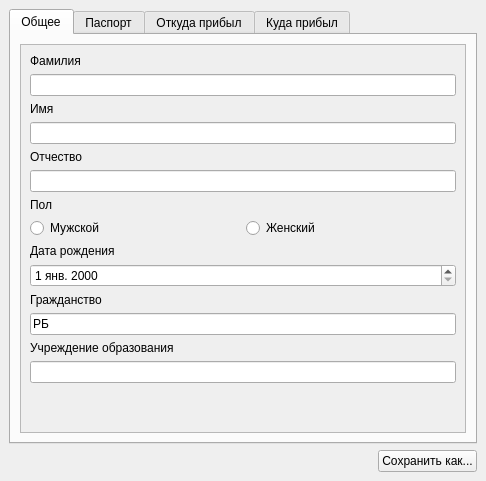
<?xml version="1.0" encoding="UTF-8"?>
<ui version="4.0">
 <class>MainWindow</class>
 <widget class="QMainWindow" name="MainWindow">
  <property name="geometry">
   <rect>
    <x>0</x>
    <y>0</y>
    <width>486</width>
    <height>481</height>
   </rect>
  </property>
  <property name="windowTitle">
   <string>MainWindow</string>
  </property>
  <property name="locale">
   <locale language="Russian" country="Belarus"/>
  </property>
  <widget class="QWidget" name="centralwidget">
   <layout class="QVBoxLayout" name="verticalLayout">
    <item>
     <widget class="QTabWidget" name="tabWidget">
      <property name="currentIndex">
       <number>0</number>
      </property>
      <property name="iconSize">
       <size>
        <width>16</width>
        <height>16</height>
       </size>
      </property>
      <widget class="QWidget" name="commonTab">
       <attribute name="icon">
        <iconset>
         <normaloff>icons/user.png</normaloff>icons/user.png</iconset>
       </attribute>
       <attribute name="title">
        <string>Общее</string>
       </attribute>
       <layout class="QVBoxLayout" name="verticalLayout_2">
        <item>
         <widget class="QScrollArea" name="scrollArea">
          <property name="widgetResizable">
           <bool>true</bool>
          </property>
          <widget class="QWidget" name="scrollAreaWidgetContents">
           <property name="geometry">
            <rect>
             <x>0</x>
             <y>0</y>
             <width>442</width>
             <height>382</height>
            </rect>
           </property>
           <layout class="QVBoxLayout" name="verticalLayout_5">
            <item>
             <widget class="QLabel" name="label">
              <property name="text">
               <string>Фамилия</string>
              </property>
             </widget>
            </item>
            <item>
             <widget class="QLineEdit" name="lastNameLineEdit"/>
            </item>
            <item>
             <widget class="QLabel" name="label_2">
              <property name="text">
               <string>Имя</string>
              </property>
             </widget>
            </item>
            <item>
             <widget class="QLineEdit" name="firstNameLineEdit"/>
            </item>
            <item>
             <widget class="QLabel" name="label_3">
              <property name="text">
               <string>Отчество</string>
              </property>
             </widget>
            </item>
            <item>
             <widget class="QLineEdit" name="patronymicLineEdit"/>
            </item>
            <item>
             <widget class="QLabel" name="label_6">
              <property name="text">
               <string>Пол</string>
              </property>
             </widget>
            </item>
            <item>
             <layout class="QHBoxLayout" name="horizontalLayout_2">
              <item>
               <widget class="QRadioButton" name="maleRadioButton">
                <property name="text">
                 <string>Мужской</string>
                </property>
               </widget>
              </item>
              <item>
               <widget class="QRadioButton" name="femaleRadioButton">
                <property name="text">
                 <string>Женский</string>
                </property>
               </widget>
              </item>
             </layout>
            </item>
            <item>
             <widget class="QLabel" name="label_4">
              <property name="text">
               <string>Дата рождения</string>
              </property>
             </widget>
            </item>
            <item>
             <widget class="QDateEdit" name="dateOfBirthDateEdit"/>
            </item>
            <item>
             <widget class="QLabel" name="label_5">
              <property name="text">
               <string>Гражданство</string>
              </property>
             </widget>
            </item>
            <item>
             <widget class="QLineEdit" name="citizenOfLineEdit">
              <property name="text">
               <string>РБ</string>
              </property>
             </widget>
            </item>
            <item>
             <widget class="QLabel" name="label_18">
              <property name="text">
               <string>Учреждение образования</string>
              </property>
             </widget>
            </item>
            <item>
             <widget class="QLineEdit" name="studiesAtLineEdit"/>
            </item>
            <item>
             <spacer name="verticalSpacer">
              <property name="orientation">
               <enum>Qt::Vertical</enum>
              </property>
              <property name="sizeHint" stdset="0">
               <size>
                <width>20</width>
                <height>40</height>
               </size>
              </property>
             </spacer>
            </item>
           </layout>
          </widget>
         </widget>
        </item>
       </layout>
      </widget>
      <widget class="QWidget" name="passportTab">
       <attribute name="icon">
        <iconset>
         <normaloff>icons/book-brown.png</normaloff>icons/book-brown.png</iconset>
       </attribute>
       <attribute name="title">
        <string>Паспорт</string>
       </attribute>
       <layout class="QVBoxLayout" name="verticalLayout_3">
        <item>
         <widget class="QScrollArea" name="scrollArea_2">
          <property name="widgetResizable">
           <bool>true</bool>
          </property>
          <widget class="QWidget" name="scrollAreaWidgetContents_2">
           <property name="geometry">
            <rect>
             <x>0</x>
             <y>0</y>
             <width>442</width>
             <height>382</height>
            </rect>
           </property>
           <layout class="QVBoxLayout" name="verticalLayout_6">
            <item>
             <widget class="QLabel" name="label_7">
              <property name="text">
               <string>Номер паспорта</string>
              </property>
             </widget>
            </item>
            <item>
             <layout class="QHBoxLayout" name="horizontalLayout_3">
              <item>
               <widget class="QLineEdit" name="passportSeriesLineEdit">
                <property name="maximumSize">
                 <size>
                  <width>32</width>
                  <height>16777215</height>
                 </size>
                </property>
                <property name="text">
                 <string>AA</string>
                </property>
               </widget>
              </item>
              <item>
               <widget class="QLineEdit" name="passportNoLineEdit">
                <property name="text">
                 <string>0000000</string>
                </property>
               </widget>
              </item>
             </layout>
            </item>
            <item>
             <widget class="QLabel" name="label_8">
              <property name="text">
               <string>Идентификационный номер</string>
              </property>
             </widget>
            </item>
            <item>
             <widget class="QLineEdit" name="IDNoLineEdit">
              <property name="text">
               <string>000000A000AA0</string>
              </property>
             </widget>
            </item>
            <item>
             <widget class="QLabel" name="label_9">
              <property name="text">
               <string>Кем был выдан</string>
              </property>
             </widget>
            </item>
            <item>
             <widget class="QLineEdit" name="passportIssuedByLineEdit"/>
            </item>
            <item>
             <widget class="QLabel" name="label_10">
              <property name="text">
               <string>Когда был выдан</string>
              </property>
             </widget>
            </item>
            <item>
             <widget class="QDateEdit" name="whenPassportIssuedDateEdit"/>
            </item>
            <item>
             <spacer name="verticalSpacer_2">
              <property name="orientation">
               <enum>Qt::Vertical</enum>
              </property>
              <property name="sizeHint" stdset="0">
               <size>
                <width>20</width>
                <height>40</height>
               </size>
              </property>
             </spacer>
            </item>
           </layout>
          </widget>
         </widget>
        </item>
       </layout>
      </widget>
      <widget class="QWidget" name="movedFromTab">
       <attribute name="icon">
        <iconset>
         <normaloff>icons/home--minus.png</normaloff>icons/home--minus.png</iconset>
       </attribute>
       <attribute name="title">
        <string>Откуда прибыл</string>
       </attribute>
       <layout class="QVBoxLayout" name="verticalLayout_4">
        <item>
         <widget class="QScrollArea" name="scrollArea_3">
          <property name="widgetResizable">
           <bool>true</bool>
          </property>
          <widget class="QWidget" name="scrollAreaWidgetContents_3">
           <property name="geometry">
            <rect>
             <x>0</x>
             <y>0</y>
             <width>425</width>
             <height>433</height>
            </rect>
           </property>
           <layout class="QVBoxLayout" name="verticalLayout_7">
            <item>
             <widget class="QLabel" name="label_11">
              <property name="text">
               <string>Страна</string>
              </property>
             </widget>
            </item>
            <item>
             <widget class="QLineEdit" name="countryLineEdit"/>
            </item>
            <item>
             <widget class="QLabel" name="label_12">
              <property name="text">
               <string>Область / край / округ</string>
              </property>
             </widget>
            </item>
            <item>
             <widget class="QLineEdit" name="regionLineEdit"/>
            </item>
            <item>
             <widget class="QLabel" name="label_13">
              <property name="text">
               <string>Район</string>
              </property>
             </widget>
            </item>
            <item>
             <widget class="QLineEdit" name="districtLineEdit"/>
            </item>
            <item>
             <widget class="QGroupBox" name="groupBox_2">
              <property name="title">
               <string>Для жителей города</string>
              </property>
              <layout class="QVBoxLayout" name="verticalLayout_9">
               <item>
                <widget class="QLabel" name="label_14">
                 <property name="text">
                  <string>Город</string>
                 </property>
                </widget>
               </item>
               <item>
                <widget class="QLineEdit" name="cityLineEdit"/>
               </item>
              </layout>
             </widget>
            </item>
            <item>
             <widget class="QGroupBox" name="groupBox">
              <property name="title">
               <string>Для граждан из сельской местности</string>
              </property>
              <layout class="QVBoxLayout" name="verticalLayout_8">
               <item>
                <widget class="QLabel" name="label_15">
                 <property name="text">
                  <string>Сельский совет</string>
                 </property>
                </widget>
               </item>
               <item>
                <widget class="QLineEdit" name="councilLineEdit"/>
               </item>
               <item>
                <widget class="QLabel" name="label_16">
                 <property name="text">
                  <string>Деревня</string>
                 </property>
                </widget>
               </item>
               <item>
                <widget class="QLineEdit" name="villageLineEdit"/>
               </item>
              </layout>
             </widget>
            </item>
            <item>
             <widget class="QLabel" name="label_17">
              <property name="text">
               <string>Улица, дом, квартира</string>
              </property>
             </widget>
            </item>
            <item>
             <widget class="QLineEdit" name="streetHouseFlatNoLineEdit"/>
            </item>
            <item>
             <spacer name="verticalSpacer_3">
              <property name="orientation">
               <enum>Qt::Vertical</enum>
              </property>
              <property name="sizeHint" stdset="0">
               <size>
                <width>20</width>
                <height>40</height>
               </size>
              </property>
             </spacer>
            </item>
           </layout>
          </widget>
         </widget>
        </item>
       </layout>
      </widget>
      <widget class="QWidget" name="movedInTab">
       <attribute name="icon">
        <iconset>
         <normaloff>icons/building--plus.png</normaloff>icons/building--plus.png</iconset>
       </attribute>
       <attribute name="title">
        <string>Куда прибыл</string>
       </attribute>
       <layout class="QVBoxLayout" name="verticalLayout_10">
        <item>
         <widget class="QScrollArea" name="scrollArea_4">
          <property name="widgetResizable">
           <bool>true</bool>
          </property>
          <widget class="QWidget" name="scrollAreaWidgetContents_4">
           <property name="geometry">
            <rect>
             <x>0</x>
             <y>0</y>
             <width>442</width>
             <height>382</height>
            </rect>
           </property>
           <layout class="QVBoxLayout" name="verticalLayout_11">
            <item>
             <layout class="QHBoxLayout" name="horizontalLayout_4">
              <item>
               <layout class="QVBoxLayout" name="verticalLayout_12">
                <item>
                 <widget class="QLabel" name="label_19">
                  <property name="text">
                   <string>Адрес общежития</string>
                  </property>
                 </widget>
                </item>
                <item>
                 <widget class="QLineEdit" name="dormAddressLineEdit"/>
                </item>
               </layout>
              </item>
              <item>
               <layout class="QVBoxLayout" name="verticalLayout_13">
                <item>
                 <widget class="QLabel" name="label_20">
                  <property name="text">
                   <string>Номер общежития</string>
                  </property>
                 </widget>
                </item>
                <item>
                 <widget class="QSpinBox" name="dormNoSpinBox">
                  <property name="value">
                   <number>1</number>
                  </property>
                 </widget>
                </item>
               </layout>
              </item>
             </layout>
            </item>
            <item>
             <widget class="QLabel" name="label_21">
              <property name="text">
               <string>Дата прибытия</string>
              </property>
             </widget>
            </item>
            <item>
             <widget class="QDateEdit" name="comeDateEdit"/>
            </item>
            <item>
             <widget class="QLabel" name="label_22">
              <property name="text">
               <string>Дата заселения</string>
              </property>
             </widget>
            </item>
            <item>
             <widget class="QDateEdit" name="moveInDateEdit"/>
            </item>
            <item>
             <widget class="QLabel" name="label_23">
              <property name="text">
               <string>Дата выселения</string>
              </property>
             </widget>
            </item>
            <item>
             <widget class="QDateEdit" name="moveOutDateEdit"/>
            </item>
            <item>
             <spacer name="verticalSpacer_4">
              <property name="orientation">
               <enum>Qt::Vertical</enum>
              </property>
              <property name="sizeHint" stdset="0">
               <size>
                <width>20</width>
                <height>40</height>
               </size>
              </property>
             </spacer>
            </item>
           </layout>
          </widget>
         </widget>
        </item>
       </layout>
      </widget>
     </widget>
    </item>
    <item>
     <layout class="QHBoxLayout" name="horizontalLayout">
      <item>
       <spacer name="horizontalSpacer">
        <property name="orientation">
         <enum>Qt::Horizontal</enum>
        </property>
        <property name="sizeHint" stdset="0">
         <size>
          <width>40</width>
          <height>20</height>
         </size>
        </property>
       </spacer>
      </item>
      <item>
       <widget class="QPushButton" name="pushButton">
        <property name="text">
         <string>Сохранить как...</string>
        </property>
        <property name="icon">
         <iconset>
          <normaloff>icons/disks.png</normaloff>icons/disks.png</iconset>
        </property>
       </widget>
      </item>
     </layout>
    </item>
   </layout>
  </widget>
 </widget>
 <resources/>
 <connections/>
</ui>
